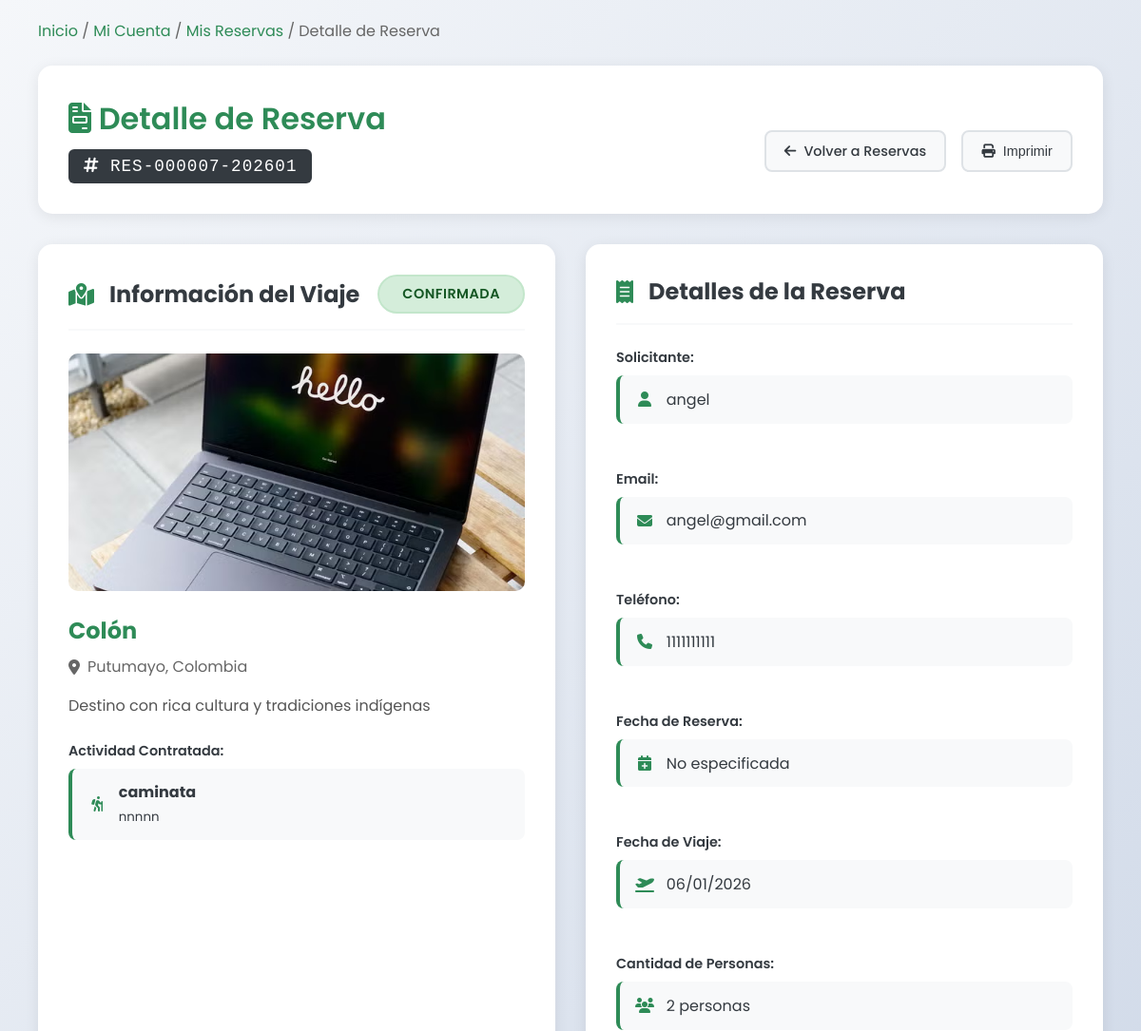
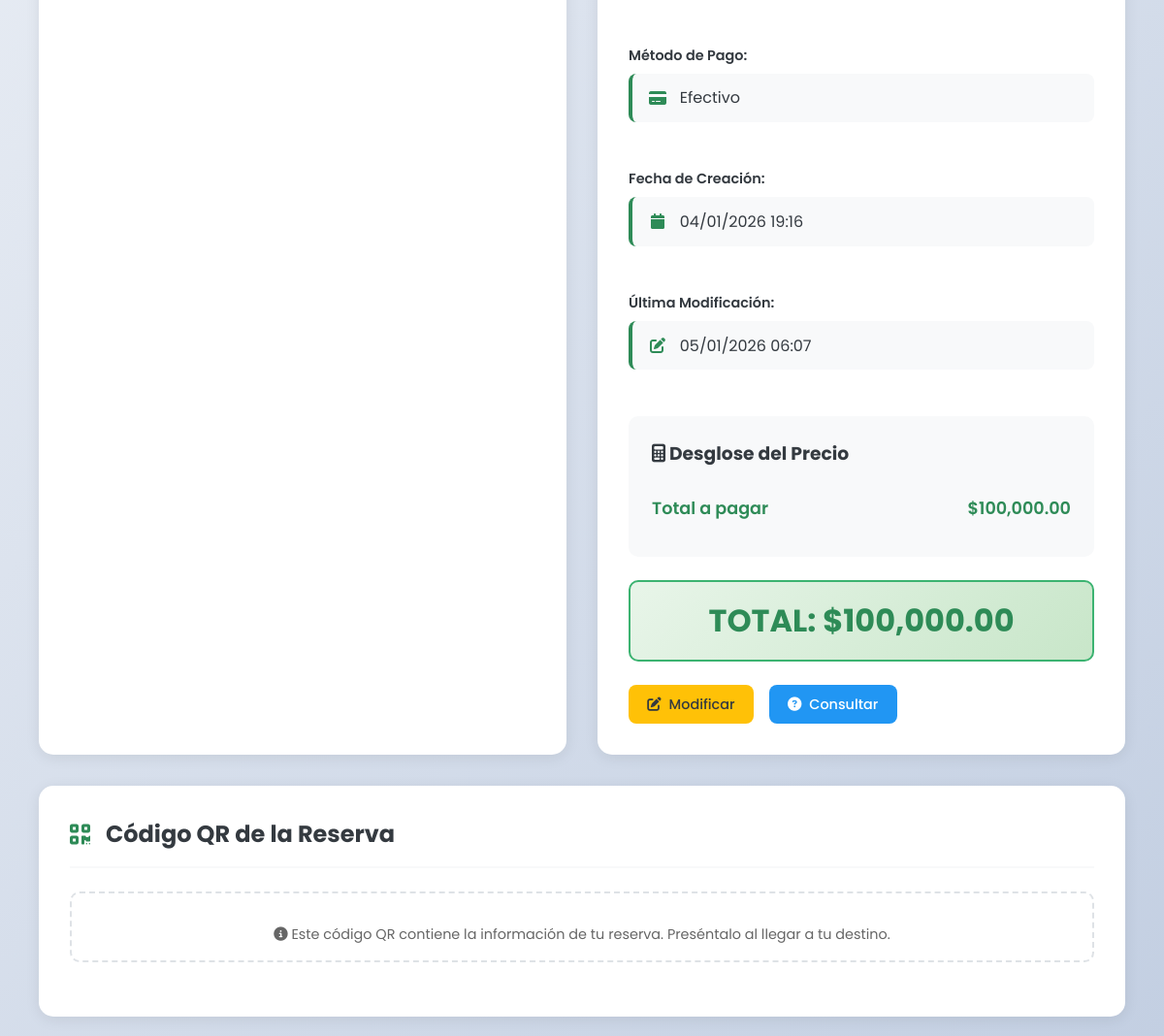
/usuario/detalle_reserva.php?id=7 (signed in), run on the app's committed database (2 pictures, top to bottom).
### tables this page shows
CREATE TABLE `reservas` (
  `id` int(11) NOT NULL,
  `usuario_id` int(11) DEFAULT NULL,
  `nombre` varchar(100) DEFAULT NULL,
  `email` varchar(100) DEFAULT NULL,
  `telefono` varchar(20) DEFAULT NULL,
  `destino_id` int(11) DEFAULT NULL,
  `actividad_id` int(11) DEFAULT NULL,
  `fecha_reserva` date DEFAULT NULL,
  `fecha_viaje` date DEFAULT NULL,
  `cantidad_personas` int(11) DEFAULT NULL,
  `precio_total` decimal(10,2) DEFAULT NULL,
  `estado` enum('pendiente','confirmada','cancelada') DEFAULT 'pendiente',
  `fecha_creacion` timestamp NOT NULL DEFAULT current_timestamp(),
  `codigo_reserva` varchar(20) DEFAULT NULL,
  `metodo_pago` varchar(50) DEFAULT NULL,
  `notas` text DEFAULT NULL,
  `fecha_modificacion` timestamp NULL DEFAULT NULL
);

CREATE TABLE `destinos` (
  `id` int(11) NOT NULL,
  `nombre` varchar(100) NOT NULL,
  `slug` varchar(255) DEFAULT NULL,
  `descripcion` text DEFAULT NULL,
  `ubicacion` varchar(255) DEFAULT NULL,
  `imagen_principal` varchar(255) DEFAULT NULL,
  `activo` tinyint(1) DEFAULT 1,
  `orden` int(11) DEFAULT 0,
  `fecha_creacion` timestamp NOT NULL DEFAULT current_timestamp()
);

CREATE TABLE `actividades` (
  `id` int(11) NOT NULL,
  `destino_id` int(11) DEFAULT NULL,
  `nombre` varchar(100) NOT NULL,
  `descripcion` text DEFAULT NULL,
  `imagen` varchar(255) DEFAULT NULL,
  `precio` decimal(10,2) DEFAULT NULL,
  `duracion` varchar(50) DEFAULT NULL,
  `activo` tinyint(1) DEFAULT 1
);

### usuario/detalle_reserva.php (the view, shortened to what this page needs)
<?php
require_once '../includes/config.php';
$user_id = $_SESSION['user_id'];
$reserva_id = isset($_GET['id']) ? intval($_GET['id']) : 0;
$sql = "SELECT r.*
        FROM reservas r
        WHERE r.id = ? AND r.usuario_id = ?";
$stmt = $pdo->prepare($sql);
$stmt->execute([$reserva_id, $user_id]);
$reserva = $stmt->fetch(PDO::FETCH_ASSOC);
$destino = null;
if(!empty($reserva['destino_id'])) {
    $sql_destino = "SELECT nombre, descripcion, imagen_principal, ubicacion FROM destinos WHERE id = ?";
    $stmt_destino = $pdo->prepare($sql_destino);
    $stmt_destino->execute([$reserva['destino_id']]);
    $destino = $stmt_destino->fetch(PDO::FETCH_ASSOC);
}
$actividad = null;
if(!empty($reserva['actividad_id'])) {
    $sql_actividad = "SELECT nombre, descripcion, precio FROM actividades WHERE id = ?";
    $stmt_actividad = $pdo->prepare($sql_actividad);
    $stmt_actividad->execute([$reserva['actividad_id']]);
    $actividad = $stmt_actividad->fetch(PDO::FETCH_ASSOC);
}
$fecha_creacion = date('d/m/Y H:i', strtotime($reserva['fecha_creacion']));
$fecha_reserva = $reserva['fecha_reserva'] ? date('d/m/Y', strtotime($reserva['fecha_reserva'])) : 'No especificada';
$fecha_viaje = $reserva['fecha_viaje'] ? date('d/m/Y', strtotime($reserva['fecha_viaje'])) : 'No especificada';
$fecha_modificacion = $reserva['fecha_modificacion'] ? date('d/m/Y H:i', strtotime($reserva['fecha_modificacion'])) : 'Sin modificaciones';
$estado_classes = [
    'pendiente' => 'estado-pendiente',
    'confirmada' => 'estado-confirmada',
    'cancelada' => 'estado-cancelada'
];
$estado_texto = [
    'pendiente' => 'Pendiente',
    'confirmada' => 'Confirmada',
    'cancelada' => 'Cancelada'
];
$metodo_pago_texto = [
    'efectivo' => 'Efectivo',
    'tarjeta_credito' => 'Tarjeta de Crédito',
    'tarjeta_debito' => 'Tarjeta de Débito',
    'transferencia' => 'Transferencia Bancaria',
    'paypal' => 'PayPal'
];
?>
<!DOCTYPE html>
<html lang="es">
<head>
    <link rel="stylesheet" href="https://cdnjs.cloudflare.com/ajax/libs/font-awesome/6.4.0/css/all.min.css">
</head>
<body>
    <div class="container">
        <div class="breadcrumb">
            <a href="../index.php">Inicio</a> /
            <a href="dashboard.php">Mi Cuenta</a> /
            <a href="reservas.php">Mis Reservas</a> /
            <span>Detalle de Reserva</span>
        </div>
        <div class="header">
            <div>
                <h1><i class="fas fa-file-invoice"></i> Detalle de Reserva</h1>
                <div style="margin-top: 0.5rem;">
                    <span class="codigo-reserva">
                        <i class="fas fa-hashtag"></i>
                        <?php echo htmlspecialchars($reserva['codigo_reserva']); ?>
                    </span>
                </div>
            </div>
            <div class="acciones-container">
                <a href="reservas.php" class="btn btn-secondary">
                    <i class="fas fa-arrow-left"></i> Volver a Reservas
                </a>
                <button onclick="window.print()" class="btn btn-secondary">
                    <i class="fas fa-print"></i> Imprimir
                </button>
            </div>
        </div>
        <div class="detalle-container">
            <div class="card">
                <div class="card-header">
                    <i class="fas fa-map-marked-alt"></i>
                    <h2>Información del Viaje</h2>
                    <span class="estado-badge <?php echo $estado_classes[$reserva['estado']]; ?>">
                        <?php echo $estado_texto[$reserva['estado']]; ?>
                    </span>
                </div>
                <?php if(!empty($destino['imagen_principal'])): ?>
                <div class="destino-imagen">
                    <img src="../uploads/destinos/<?php echo htmlspecialchars($destino['imagen_principal']); ?>"
                         alt="<?php echo htmlspecialchars($destino['nombre'] ?? 'Destino'); ?>">
                </div>
                <?php endif; ?>
                <?php if(!empty($destino['nombre'])): ?>
                <h3 class="destino-nombre"><?php echo htmlspecialchars($destino['nombre']); ?></h3>
                <?php endif; ?>
                <?php if(!empty($destino['ubicacion'])): ?>
                <p class="destino-ubicacion">
                    <i class="fas fa-map-marker-alt"></i> <?php echo htmlspecialchars($destino['ubicacion']); ?>
                </p>
                <?php endif; ?>
                <?php if(!empty($destino['descripcion'])): ?>
                <div class="destino-descripcion">
                    <?php echo nl2br(htmlspecialchars($destino['descripcion'])); ?>
                </div>
                <?php endif; ?>
                <?php if(!empty($actividad['nombre'])): ?>
                <div class="info-group">
                    <span class="info-label">Actividad Contratada:</span>
                    <div class="info-value">
                        <i class="fas fa-hiking"></i>
                        <div>
                            <strong><?php echo htmlspecialchars($actividad['nombre']); ?></strong>
                            <?php if(!empty($actividad['descripcion'])): ?>
                                <br><small><?php echo htmlspecialchars($actividad['descripcion']); ?></small>
                            <?php endif; ?>
                        </div>
                    </div>
                </div>
                <?php endif; ?>
            </div>
            <div class="card">
                <div class="card-header">
                    <i class="fas fa-receipt"></i>
                    <h2>Detalles de la Reserva</h2>
                </div>
                <div class="info-grid">
                    <div class="info-group">
                        <span class="info-label">Solicitante:</span>
                        <div class="info-value">
                            <i class="fas fa-user"></i> <?php echo htmlspecialchars($reserva['nombre']); ?>
                        </div>
                    </div>
                    <div class="info-group">
                        <span class="info-label">Email:</span>
                        <div class="info-value">
                            <i class="fas fa-envelope"></i> <?php echo htmlspecialchars($reserva['email']); ?>
                        </div>
                    </div>
                    <div class="info-group">
                        <span class="info-label">Teléfono:</span>
                        <div class="info-value">
                            <i class="fas fa-phone"></i> <?php echo htmlspecialchars($reserva['telefono']); ?>
                        </div>
                    </div>
                    <div class="info-group">
                        <span class="info-label">Fecha de Reserva:</span>
                        <div class="info-value">
                            <i class="fas fa-calendar-plus"></i> <?php echo $fecha_reserva; ?>
                        </div>
                    </div>
                    <div class="info-group">
                        <span class="info-label">Fecha de Viaje:</span>
                        <div class="info-value">
                            <i class="fas fa-plane-departure"></i> <?php echo $fecha_viaje; ?>
                        </div>
                    </div>
                    <div class="info-group">
                        <span class="info-label">Cantidad de Personas:</span>
                        <div class="info-value">
                            <i class="fas fa-users"></i> <?php echo $reserva['cantidad_personas']; ?> personas
                        </div>
                    </div>
                    <?php if(!empty($reserva['metodo_pago'])): ?>
                    <div class="info-group">
                        <span class="info-label">Método de Pago:</span>
                        <div class="info-value">
                            <i class="fas fa-credit-card"></i>
                            <?php
                            $metodo = $reserva['metodo_pago'];
                            echo $metodo_pago_texto[$metodo] ?? ucfirst($metodo);
                            ?>
                        </div>
                    </div>
                    <?php endif; ?>
                    <div class="info-group">
                        <span class="info-label">Fecha de Creación:</span>
                        <div class="info-value">
                            <i class="fas fa-calendar"></i> <?php echo $fecha_creacion; ?>
                        </div>
                    </div>
                    <div class="info-group">
                        <span class="info-label">Última Modificación:</span>
                        <div class="info-value">
                            <i class="fas fa-edit"></i> <?php echo $fecha_modificacion; ?>
                        </div>
                    </div>
                </div>
                <div class="precio-desglose">
                    <h3 style="margin-bottom: 1rem; color: var(--dark-color);">
                        <i class="fas fa-calculator"></i> Desglose del Precio
                    </h3>
                    <?php if($reserva['precio_total'] > 0): ?>
                    <div class="precio-item">
                        <span>Total a pagar</span>
                        <span>$<?php echo number_format($reserva['precio_total'], 2); ?></span>
                    </div>
                    <?php endif; ?>
                </div>
                <?php if($reserva['precio_total'] > 0): ?>
                <div class="precio-total">
                    TOTAL: $<?php echo number_format($reserva['precio_total'], 2); ?>
                </div>
                <?php endif; ?>
                <div class="acciones-container">
                    <?php if($reserva['estado'] == 'pendiente'): ?>
                        <a href="pagar_reserva.php?id=<?php echo $reserva_id; ?>" class="btn btn-success">
                            <i class="fas fa-credit-card"></i> Pagar Reserva
                        </a>
                        <a href="modificar_reserva.php?id=<?php echo $reserva_id; ?>" class="btn btn-warning">
                            <i class="fas fa-edit"></i> Modificar
                        </a>
                        <button onclick="mostrarModalCancelar()" class="btn btn-danger">
                            <i class="fas fa-times"></i> Cancelar
                        </button>
                    <?php elseif($reserva['estado'] == 'confirmada'): ?>
                        <a href="modificar_reserva.php?id=<?php echo $reserva_id; ?>" class="btn btn-warning">
                            <i class="fas fa-edit"></i> Modificar
                        </a>
                    <?php elseif($reserva['estado'] == 'cancelada'): ?>
                        <button class="btn btn-secondary" disabled>
                            <i class="fas fa-ban"></i> Reserva Cancelada
                        </button>
                    <?php endif; ?>
                    <a href="../contacto.php?asunto=Consulta sobre reserva <?php echo urlencode($reserva['codigo_reserva']); ?>"
                       class="btn btn-info">
                        <i class="fas fa-question-circle"></i> Consultar
                    </a>
                </div>
            </div>
        </div>
        <div class="card">
            <div class="card-header">
                <i class="fas fa-qrcode"></i>
                <h2>Código QR de la Reserva</h2>
            </div>
            <div class="qr-code">
                <p style="margin-top: 1rem; color: #666; font-size: 0.9rem;">
                    <i class="fas fa-info-circle"></i>
                    Este código QR contiene la información de tu reserva.
                    Preséntalo al llegar a tu destino.
                </p>
            </div>
        </div>
    </div>
</body>
</html>

### data on the page
reservas: codigo_reserva "RES-000007-202601", estado "CONFIRMADA", nombre "angel", email "angel@gmail.com", telefono "1111111111", fecha_reserva "No especificada", fecha_viaje "06/01/2026", cantidad_personas "2", metodo_pago "Efectivo", fecha_creacion "04/01/2026 19:16", fecha_modificacion "05/01/2026 06:07", precio_total "100,000.00"
destinos: imagen_principal (picture), nombre "Colón", ubicacion "Putumayo, Colombia", descripcion "Destino con rica cultura y tradiciones indígenas"
actividades: nombre "caminata", descripcion "nnnnn"
